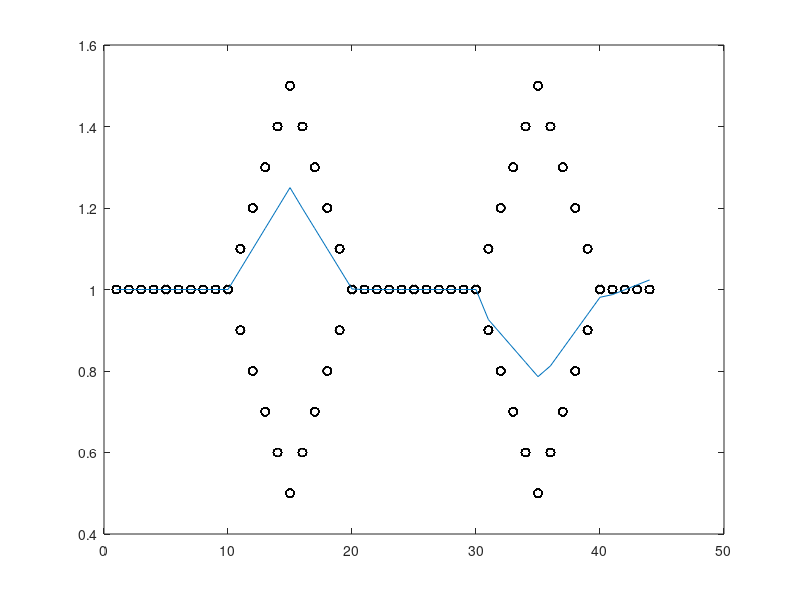

MATLAB code for this plot:
cd 'C:\Users\admins\Desktop\path\sim'

tic()
obj2=load('objmov5_extra.txt'); % the objects path points are now loaded
obj2=obj2';            
n=size(obj2,2);       %number of objects
m=size(obj2,1);       % number of points

%x=[ones(m,1),obj2(:,n)];
x=[ones(m,1),(obj2(:,n)./4)]; % Add a column of ones to x
theta = zeros(2, 1); % initialize fitting parameters
y = obj2(:,1:n-1);



stemp=zeros(m,n);
for i=1:(n)         % change of slopes are obtained
  for j=1:(m-1)
    stemp(j,i)=obj2(j+1,i)-obj2(j,i);
  end
end
    %to remember where the slopes are obtained
bp=zeros(m,n);
for i=1:(n)         
  for j=1:(m-1)
    bp(j,i)=round(abs(stemp(j+1,i)-stemp(j,i))*10);
    if(bp(j,i)!=0)                         % breakpoints are obtained where the bp value is 1
    bp(j,i)=1;
    endif
  end
end

count=0;                    %to remember the number of times the direction has changed
for(i=1:size(bp,1))
  if(bp(i,1)==1)
  count=count+1;
  endif
end
disp('number of times direction changes: ')
count
%number of segments = count+1
segnum=count+1;
disp('number of segments: ')
segnum
%segmenting and applying GD
k=0;
theta=zeros(2,1);
alpha=0.006
numit = 100000 %number of iterations
numit1= 850000;
h=x*theta; %X is Nx2 and theta is 2*1 hence, h is Nx1
ppath=[];
thetamatrix=[];

  theta=zeros(2,1);       %resetting theta to zero

  indexval=find(bp:1);
    xcord11=x(1:10,:);
    xcord1=repmat(xcord11,n-1,1);
    y11=y(1:10,:);
    m1=(size(y11,1)*size(y11,2));
      ycord1=y11(:);
    for n1=1:numit
      h=xcord1*theta;
      S=(h-ycord1).^2;
      J=(1/(2*m1))*sum(S);
      theta = theta - (alpha*(1/m1)*(xcord1'*(h-ycord1)));
    end
  ppath=[ppath;xcord1(1:10,:)*theta]; 
  ppath;
  thetamatrix=[thetamatrix;theta];
  
  
  theta=zeros(2,1);       %resetting theta to zero

  xcord12=x(10:15,:);
    xcord2=repmat(xcord12,n-1,1);
    y12=y(10:15,:);
    m2=(size(y12,1)*size(y12,2));
      ycord2=y12(:);
    for n1=1:numit
      h=xcord2*theta;
      S=(h-ycord2).^2;
      J=(1/(2*m2))*sum(S);
      theta = theta - (alpha*(1/m2)*(xcord2'*(h-ycord2)));
    end
  ppath=[ppath;xcord2(2:6,:)*theta]; 
  ppath;
  thetamatrix=[thetamatrix;theta];

    theta=zeros(2,1);       %resetting theta to zero

    xcord13=x(15:20,:);
    xcord3=repmat(xcord13,n-1,1);
    y13=y(15:20,:);
    m3=(size(y13,1)*size(y13,2));
      ycord3=y13(:);

    for n1=1:numit
      h=xcord3*theta;
      S=(h-ycord3).^2;
      J=(1/(2*m3))*sum(S);
      theta = theta - (alpha*(1/m3)*(xcord3'*(h-ycord3)));
    end
  ppath=[ppath;xcord3(2:6,:)*theta]; 
  thetamatrix=[thetamatrix;theta];
    theta=zeros(2,1);       %resetting theta to zero

  xcord14=x(20:30,:);
    xcord4=repmat(xcord14,n-1,1);
    y14=y(20:30,:);
    m4=(size(y14,1)*size(y14,2));
      ycord4=y14(:);
    for n1=1:numit
      h=xcord4*theta;
      S=(h-ycord4).^2;
      J=(1/(2*m4))*sum(S);
      theta = theta - (alpha*(1/m4)*(xcord4'*(h-ycord4)));
    end
  ppath=[ppath;xcord4(2:11,:)*theta]; 
  thetamatrix=[thetamatrix;theta];

    theta=zeros(2,1);       %resetting theta to zero

 

  xcord15=x(30:35,:);
    xcord5=repmat(xcord15,n-1,1);
    y15=y(30:35,:);
    m5=(size(y15,1)*size(y15,2));
      ycord5=y15(:);
    for n1=1:numit
      h=xcord5*theta;
      S=(h-ycord5).^2;
      J=(1/(2*m5))*sum(S);
      theta = theta - (alpha*(1/m5)*(xcord5'*(h-ycord5)));
    end
  ppath=[ppath;xcord5(2:6,:)*theta]; 
  thetamatrix=[thetamatrix;theta];
  
      theta=zeros(2,1);       %resetting theta to zero

  xcord16=x(35:40,:);
    xcord6=repmat(xcord16,n-1,1);
    y16=y(35:40,:);
    m6=(size(y16,1)*size(y16,2));
      ycord6=y16(:);
    for n1=1:numit
      h=xcord6*theta;
      S=(h-ycord6).^2;
      J=(1/(2*m6))*sum(S);
      theta = theta - (alpha*(1/m6)*(xcord6'*(h-ycord6)));
    end
  ppath=[ppath;xcord6(2:6,:)*theta]; 
  thetamatrix=[thetamatrix;theta];

      theta=zeros(2,1);       %resetting theta to zero

  xcord17=x(40:44,:);
    xcord7=repmat(xcord17,n-1,1);
    y17=y(40:44,:);
    m7=(size(y17,1)*size(y17,2));
      ycord7=y17(:);
    for n1=1:numit
      h=xcord7*theta;
      S=(h-ycord7).^2;
      J=(1/(2*m7))*sum(S);
      theta = theta - (alpha*(1/m7)*(xcord7'*(h-ycord7)));
    end
  ppath=[ppath;xcord7(2:5,:)*theta]; 
  thetamatrix=[thetamatrix;theta];


  thetamatrix

execution_time = toc()
number_of_samples = (n-1)
error_percentage=(1/m)*sum((obj2(:,1)-ppath).^2)*100
Accuracy_percentage = 100 - error_percentage

plot(obj2(:,1:(n-1)),'ko'); hold on; plot(ppath)   